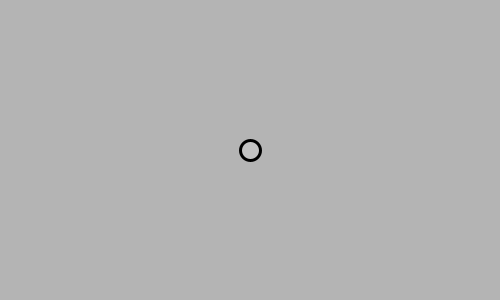
Frame 1 (no input)
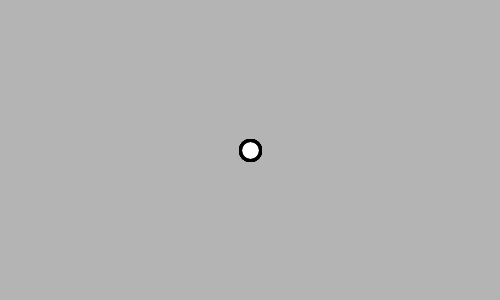
Frame 60 (the mouse pressed at the canvas centre just before this capture)
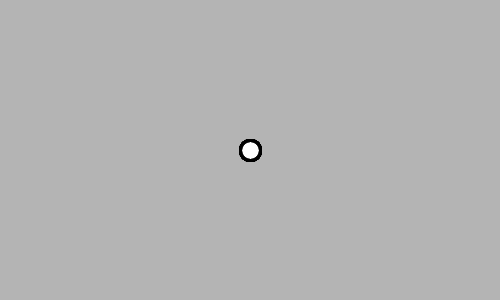
Frame 120 (the mouse held since frame 60 and released just before this capture)

The Processing sketch that drew these frames (run headless with seeded random() and noise(); from frame 60 on, the mouse is pressed at the canvas centre):

// Processing sketch: interattivo_2
// ── interattivo_2.pde
int diam=20;

void setup() {
  size(500,300);
  background(180);
  stroke(0);
  strokeWeight(3);
  fill(255,50);
}

void draw() {
  ellipse(width/2,height/2,diam,diam);
}

/*
void draw() {
  if (diam<500) diam++; else diam=20;
  ellipse(width/2,height/2,diam,diam);
}
*/

/*
void draw() {
  background(180);
  if (diam<500) diam++; else diam=20;
  ellipse(width/2,height/2,diam,diam);
}
*/

/*
void draw() {
  ellipse(mouseX,mouseY,diam,diam);
}
*/
